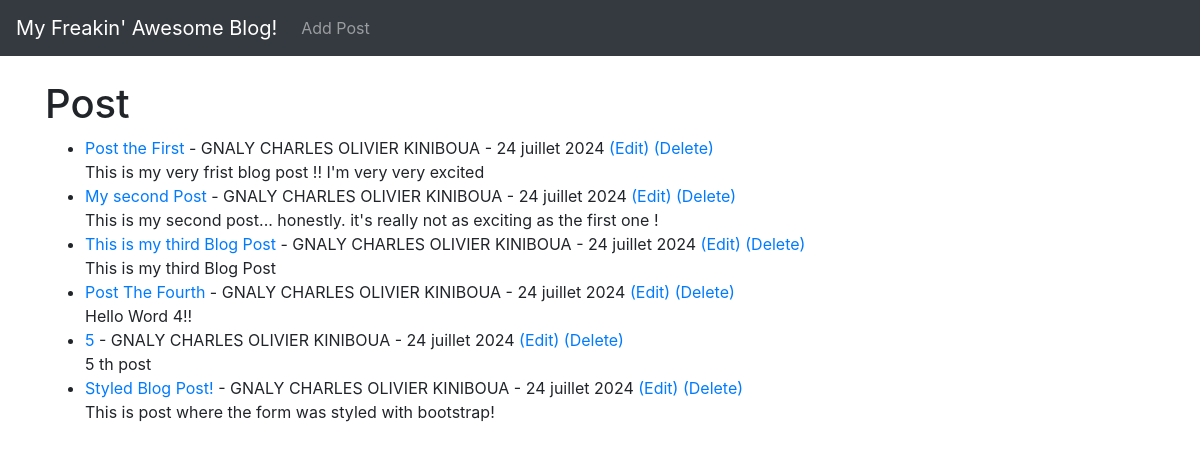
/, run on an earlier commit of the app's database.
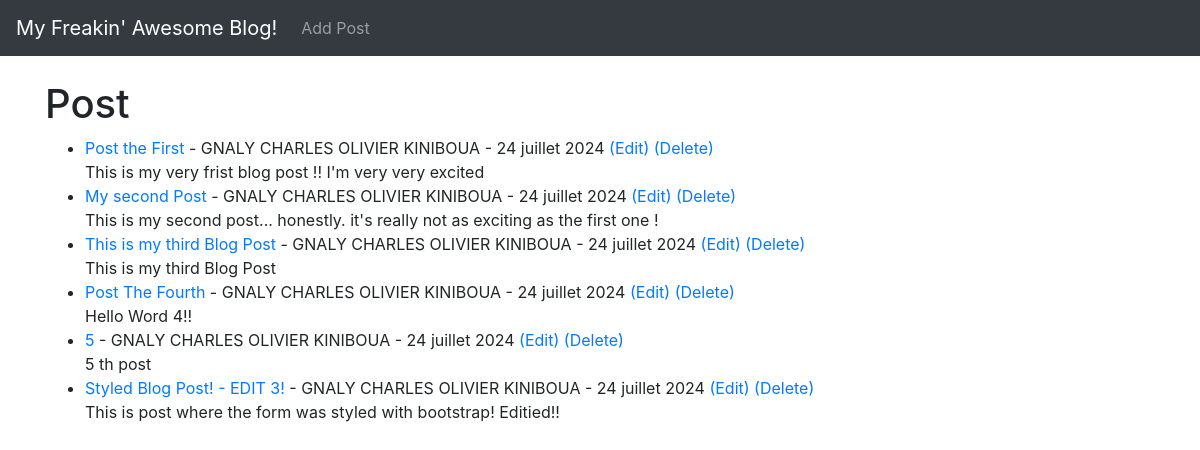
And on a later commit of the database.
### theblog/models.py (models this page shows, shortened)
class Post(models.Model):
    title = models.CharField(max_length=255)
    title_tag = models.CharField(max_length=255)
    author = models.ForeignKey(User, on_delete= models.CASCADE)
    body = models.TextField()
    post_date = models.DateField(auto_now_add=True)

### theblog/views.py (the view)
# urls.py: path('', HomeView.as_view(), name="home"),
class HomeView(ListView):
    model = Post
    template_name = 'home.html'
    ordering = ['-post_date']

### theblog/templates/home.html
{% extends "base.html" %}
{% block content  %}
<h1> Post</h1>
<ul>
{% for post in object_list %}
   <li> <a href="{% url 'article-detail' post.pk %}">{{ post.title }} </a> - {{ post.author.first_name }}
    {{ post.author.last_name }} - {{ post.post_date }}
    <a href="{% url 'update_post' post.pk %}"> (Edit) </a>
        <a href="{% url 'delete_post' post.pk %}"> (Delete) </a> <br/>
    {{ post.body }}</li>
{% endfor %}
</ul>
{% endblock  %}

### theblog/templates/base.html (shortened to what this page needs)
<!doctype html>
<html lang="fr">
  <head>
    <link rel="stylesheet" href="https://cdn.jsdelivr.net/npm/bootstrap@4.6.2/dist/css/bootstrap.min.css">
  </head>
  <body>
    <nav class="navbar navbar-expand-lg navbar-dark bg-dark">
        <a class="navbar-brand" href= "{% url 'home' %}">My Freakin' Awesome Blog!</a>
        <div class="collapse navbar-collapse" id="navbarSupportedContent">
          <ul class="navbar-nav mr-auto">
            <li class="nav-item">
              <a class="nav-link" href="{% url 'add_post'%}">Add Post</a>
            </li>
          </ul>
        </div>
      </nav>
        <div class = "container">
            <br/>
            {% block content  %}
            {% endblock  %}
        </div>
  </body>
</html>

What changed in the data, as far as the page shows it:
changed Post: title "Styled Blog Post!" → "Styled Blog Post! - EDIT 3!"; body "This is post where the form was styled with bootstrap!" → "This is post where the form was styled with bootstrap! Editied!!"
